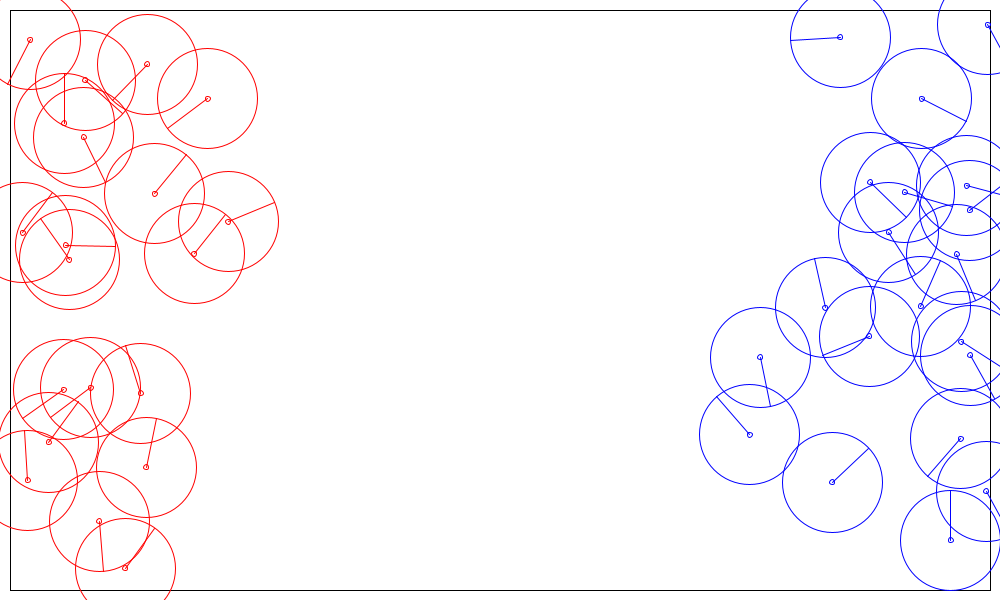
Frame 1 (no input)
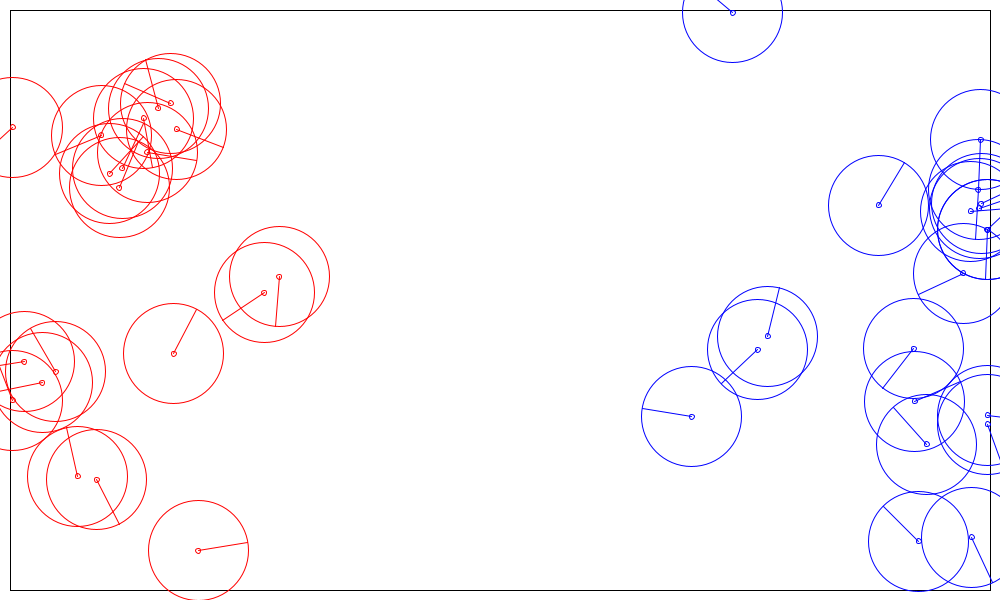
Frame 60 (the mouse pressed at the canvas centre just before this capture)
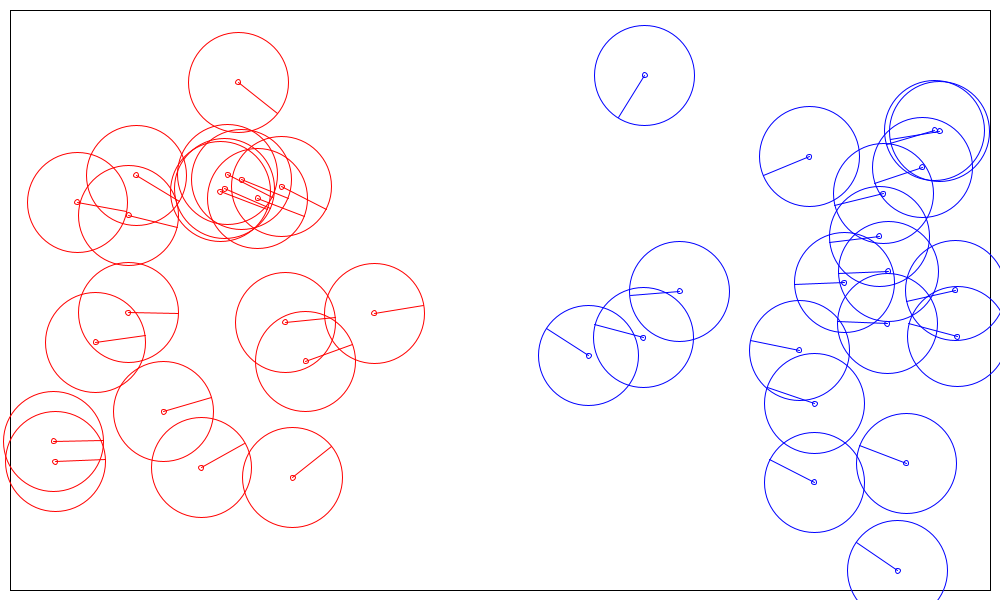
Frame 120 (the mouse held since frame 60 and released just before this capture)

The Processing sketch that drew these frames (run headless with seeded random() and noise(); from frame 60 on, the mouse is pressed at the canvas centre):

// Processing sketch: processing_104840
// ── processing_104840.pde

public static final double BORDER = 10;
public static final int NUM_RED_BUGS = 20;
public static final int NUM_BLUE_BUGS = 20;
public static ArrayList<Bug> bugsRed = new ArrayList<Bug>();
public static ArrayList<Bug> bugsBlue = new ArrayList<Bug>();

void setup()
{
  frameRate(30);
  size(1000, 600);
  for(int i = 0; i < NUM_RED_BUGS; i++)
  {
    double posX = BORDER + Math.random()*(0.25*width - 2*BORDER);
    double posY = BORDER + Math.random()*(height - 2*BORDER);
    double dir = Math.random()*2*Math.PI;
    
    bugsRed.add(new Bug(posX, posY, dir, bugsRed, bugsBlue, new int[]{255, 0, 0}));
  }
  for(int j = 0; j < NUM_BLUE_BUGS; j++)
  {
    double posX = width*0.75 + Math.random()*(width - BORDER - width*0.75);
    double posY = BORDER + Math.random()*(height - 2*BORDER);
    double dir = Math.random()*2*Math.PI;
    
    bugsBlue.add(new Bug(posX, posY, dir, bugsBlue, bugsRed, new int[]{0, 0, 255}));
  }
}

void draw()
{
  //update
  for(Bug b: bugsRed)
  {
    b.update();
  }
  for(Bug b: bugsBlue)
  {
    b.update();
  }
  
  for(Bug b: bugsRed)
  {
    b.update2();
  }
  
  for(Bug b: bugsBlue)
  {
    b.update2();
  }
  
  //render
  background(255);
  stroke(0);
  rect((float)BORDER, (float)BORDER, (float)(width - 2*BORDER), (float)(height - 2*BORDER));
  for(Bug b: bugsRed)
  {
    b.render();
  }
  for(Bug b: bugsBlue)
  {
    b.render();
  }
}
public class Bug
{
  public static final double SIZE = 5,
                             VELOCITY = 2, //1
                             DIR_INC = 0.05,
                             NOTICE_RAD = 50, //30
                             DETERRATION = 0;
  public static final int ROAM = 0,
                          EXPLORE = 1,
                          ATTACK = 2,
                          BREED = 3,
                          MERGE = 4,
                          RALLY = 5;
  
  public boolean isDead;
  public double posX, posY, direction;
  public double goalX, goalY;
  public ArrayList<Bug> bugs;
  public ArrayList<Bug> enemyBugs;
  public int task;
  public int[] colour;
  public Bug targetBug;
  
  public Bug(double x, double y, double dir, ArrayList<Bug> bgs, ArrayList<Bug> ebgs, int[] clr)
  {
    posX = x; posY = y; direction = dir; bugs = bgs; enemyBugs = ebgs; task = MERGE; colour = clr; targetBug = null;
    isDead = false;
  }
  
  public void update()
  {
    if (isDead == true)
      return;
      // Sets the current task
    if(mousePressed)
      task = RALLY;
    else if(hasVisibleEnemyBugs())
      task = ATTACK;
    else if(hasBugsInRange())
      task = MERGE;
    else
      task = ROAM;
    
    // Updates the direction of the bug to achieve its task
    switch(task)
    {
      case ROAM:    if(Math.random() < 0.5)
                      direction += DIR_INC;
                    else
                      direction -= DIR_INC;
                    break;
      case MERGE:   double[] pos = getAverageBugPos();
                    goalX = pos[0]; goalY = pos[1];
                    turnToGoal();
                    break;
      case ATTACK:  targetBug = getAttackBug();
                    goalX = targetBug.posX; goalY = targetBug.posY;
                    turnToGoal();
                    break;
      case BREED:   break;
      case EXPLORE: break;
      case RALLY:   goalX = mouseX; goalY = height - mouseY;
                    turnToGoal();
    }
    
  }
  
  public void update2()
  {
    if (isDead)
      return;
    
    
    // Change position of bug
    posX += VELOCITY*Math.cos(direction);
    posY += VELOCITY*Math.sin(direction);
    
    // Attack if needed
    if(targetBug != null && getDistance(targetBug) <= 0)
      attack();
      
    // Account for wall collisions
    if(posX < BORDER + SIZE/2)
      posX = BORDER + SIZE/2;
    else if(posX > width - BORDER - SIZE/2)
      posX = width - BORDER - SIZE/2;
    if(posY < BORDER + SIZE/2)
      posY = BORDER + SIZE/2;
    else if(posY > height - BORDER - SIZE/2)
      posY = height - BORDER - SIZE/2;  
  }
  
  public void render()
  {
    if (isDead)
      return;
    fill(255, 255, 255, 0);
    stroke(colour[0], colour[1], colour[2]);
    ellipse((float)posX, (float)(height - posY), (float)(2*NOTICE_RAD), (float)(2*NOTICE_RAD));
    line((float)posX, (float)(height - posY), (float)(posX + NOTICE_RAD*Math.cos(direction)), (float)(height - posY - NOTICE_RAD*Math.sin(direction)));
    ellipse((float)posX, (float)(height - posY), (float)SIZE, (float)SIZE);
  }
  
  /**
   * Turns the bug in a direction that would get it towards its goal
   */
  public void turnToGoal()
  {
    double dir = getVectorDirDiff(direction, getDirection(posX, posY, goalX, goalY));
    boolean deter = false;
    if(Math.random() < DETERRATION)
      deter = true;
    if(dir < 0)
    {
      if(!deter)
        direction -= DIR_INC;
      else
        direction += DIR_INC;
    }
    else if(dir > 0)
    {
      if(!deter)
        direction += DIR_INC;
      else
        direction -= DIR_INC;
    }
  }
  
  public Bug getAttackBug()
  {
    return getClosestEnemyBugInRange();
  }
  
  public Bug getClosestEnemyBugInRange()
  {
    double dist = Math.sqrt(height*height + width*width) + 5;
    Bug closest = null;
    ArrayList<Bug> eBugs = getAllEnemyBugs();
    for(Bug b: eBugs)
    {
      double d = getDistance(b);
      if(!b.isDead && d < dist)
      {
        dist = d;
        closest = b;
      }
    }
    return closest;
  }
  
  public void attack()
  {
    if (targetBug.targetBug != this)
      targetBug.isDead = true;
    else
    {
      if (Math.random() < 0.5)
        targetBug.isDead = true;
      else
        isDead = true;
    }
    targetBug.targetBug = null;
    targetBug = null;
  }
  
  /**
   * Gets the distance between this bug and the parameter bug
   */
  public double getDistance(Bug b)
  {
    return Math.sqrt((b.posX - posX)*(b.posX - posX) + (b.posY - posY)*(b.posY - posY)) - 2*SIZE;
  }
  
  /**
   * Gets an ArrayList of all bugs within the notice radius of this bug
   */
  public ArrayList<Bug> getBugsInRange()
  {
    ArrayList<Bug> bgs = new ArrayList<Bug>();
    for(Bug b: bugs)
    {
      if(b != this && !b.isDead && isWithinRange(b))
        bgs.add(b);
    }
    return bgs;
  }
  
  /**
   * Gets an ArrayList of all enemy bugs within the notice radius of this bug
   */
  public ArrayList<Bug> getEnemyBugsInRange()
  {
    ArrayList<Bug> bgs = new ArrayList<Bug>();
    for(Bug b: enemyBugs)
    {
      if(!b.isDead && isWithinRange(b))
        bgs.add(b);
    }
    return bgs;
  }
  
  /**
   * Returns the coordinates of the average position of all bugs within this bugs notice range
   * *To be changed to all connected bugs*
   */
  public double[] getAverageBugPos()
  {
    double posXSum = 0; double posYSum = 0;
    ArrayList<Bug> connected = new ArrayList<Bug>();
    getConnectedBugs(connected);
    for(Bug b: connected)
    {
      posXSum += b.posX; posYSum += b.posY;
    }
    if(connected.size() == 0)
      return new double[]{-1, -1};
    return new double[]{posXSum/connected.size(), posYSum/connected.size()};
  }
  
  /**
   * Returns true if there are bugs within this bugs notice radius
   */
  public boolean hasBugsInRange()
  {
    for(Bug b: bugs)
    {
      if(b != this && !b.isDead && isWithinRange(b))
        return true;
    }
    return false;
  }
  
  /**
   * Returns true if there are enemybugs within this bugs notice radius
   */
  public boolean hasEnemyBugsInRange()
  {
    for(Bug b: enemyBugs)
    {
      if(!b.isDead && isWithinRange(b))
        return true;
    }
    return false;
  }
  
  /**
   * Returns true if this bug has information on any enemy bug
   */
  public boolean hasVisibleEnemyBugs()
  {
    ArrayList<Bug> eBugs = getAllEnemyBugs();
    for(Bug b: eBugs)
    {
      if(!b.isDead)
        return true;
    }
    return false;
  }
  
  /**
   * Retrns true if the parameter bug is within the notice radius of this bug
   */
  public boolean isWithinRange(Bug b)
  {
    if(getDistance(b) <= NOTICE_RAD)
      return true;
    return false;
  }
  
  /**
   * Gets the directed difference between two angles
   */
  public double getVectorDirDiff(double dirFrom, double dirTo)
  {
    double dirDiff = correctAngle(dirTo - dirFrom);
    if(dirDiff >= Math.PI)
      dirDiff = -(2*Math.PI - dirDiff);
    return dirDiff;
  }
  
  /**
   * Gets the direction of (x1, y1) from (x0, y0)
   */
  public double getDirection(double x0, double y0, double x1, double y1)
  {
    return correctAngle(Math.atan2((y1 - y0), (x1 - x0)));
  }
  
  /**
   * Returns an equivalent angle between 0 and 360 degrees
   */
  public double correctAngle(double angle)
  {
    if(angle >= 2*Math.PI)
      return angle;
    else if(angle < 0)
    {
      while(angle < 0)
        angle += 2*Math.PI;
    }
    return angle;
  }
  
  /**
   * Adds all connected bugs to the passed ArrayList
   */
  public void getConnectedBugs(ArrayList<Bug> bgs)
  {
    ArrayList<Bug> closeBugs = getBugsInRange();
    boolean first = false;
    if(bgs.size() == 0)
      first = true;
    closeBugs.add(this);
    for(Bug b: closeBugs)
    {
      if(!bgs.contains(b))
      {
        bgs.add(b);
        b.getConnectedBugs(bgs);
      }
    }
    if(first)
      bgs.remove(this);
  }
  
  /**
   * Returns all the enemy bugs that can be seen by the connected network of this bug
   */
  public ArrayList<Bug> getAllEnemyBugs()
  {
    ArrayList<Bug> connected = new ArrayList<Bug>();
    connected.add(this);
    getConnectedBugs(connected);
    ArrayList<Bug> eBugs = new ArrayList<Bug>();
    for(Bug b: connected)
    {
      ArrayList<Bug> e = b.getEnemyBugsInRange();
      for(Bug b2: e)
      {
        if(!eBugs.contains(b2))
          eBugs.add(b2);
      }
    }
    return eBugs;
  }
  
  public String toString()
  {
    return "Pos: (" + posX + ", " + posY + ")\tDir: " + direction*180/Math.PI;
  }
  
  /**
   */
  //public ArrayList<Bug> combineWithoutDuplicates(ArrayList<Bug> bugs1, ArrayList<Bug> bugs2)
  //{
  //  ArrayList<Bug> bgs = new ArrayList<Bug>();
  //  for(Bug b1: bugs1)
  //  {
  //    bgs.add(b1);
  //  }
  //  for(Bug b2: bugs2)
  //  {
  //    if(!bgs.contains(b2))
  //      bgs.add(b2);
  //  }
  //  return bgs;
  //}
}
